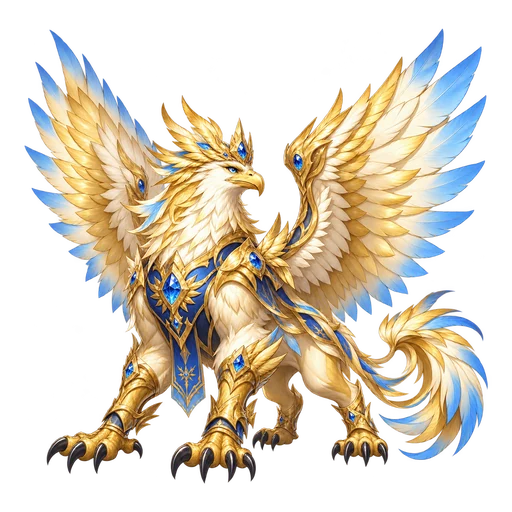
#> input picture dist/assets/ascended/attack-legendary.webp, 512 x 512 px
$ python normalize-extreme-mantles-v2.py ../../dist/assets/ascended/attack-legendary.webp
#> lines starting #> are read from the running program, lines starting #| are printed output that depends on the picture
#!/usr/bin/env python3
"""Normalize V2 mantle sprites to a safe, consistent portrait canvas.

Do not use on wide compositions: those require fresh portrait artwork.
Original artwork remains recoverable from Git history.
"""

from pathlib import Path
import argparse
from PIL import Image

CANVAS = (1024, 1536)
MAX_DRAW = (900, 1370)


def normalize(path: Path, allow_wide: bool = False) -> None:
#> called with allow_wide = False
    with Image.open(path) as opened:
#> opened is the input picture: PIL image 512x512 RGBA; mean R, G, B, A 100, 91.5, 74.7, 114.4
        source = opened.convert("RGBA")
    bbox = source.getchannel("A").getbbox()
#> bbox = (20, 25, 492, 486)
    if bbox is None:
        raise ValueError(f"Blank alpha image: {path}")
    source = source.crop(bbox)
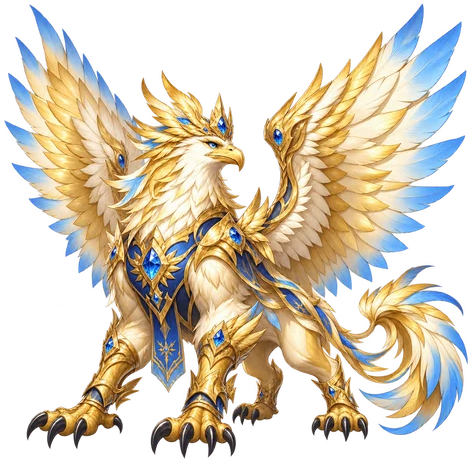
#> source: PIL image 472x461 RGBA; mean R, G, B, A 120.3, 110, 89.9, 137.8; transparent parts drawn white
    if source.width > source.height and not allow_wide:
#> (the run stopped early here; a loop or call above may not have finished)

$ run again, on dist/assets/ascended/defense-legendary.webp
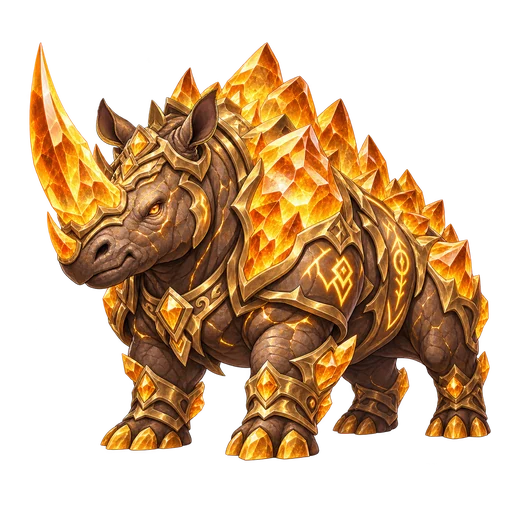
#> input picture dist/assets/ascended/defense-legendary.webp, 512 x 512 px
#> in normalize, opened is the input picture: PIL image 512x512 RGBA; mean R, G, B, A 84.6, 55.2, 25.2, 118.1
#> bbox = (26, 40, 492, 465)
#> in normalize, `source = source.crop(bbox)`:
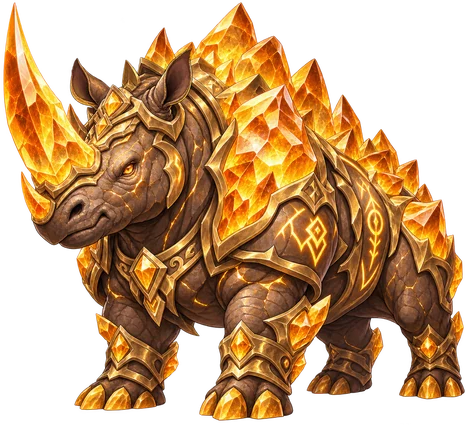
#> source: PIL image 466x425 RGBA; mean R, G, B, A 111.6, 72.7, 33, 156.3; transparent parts drawn white
